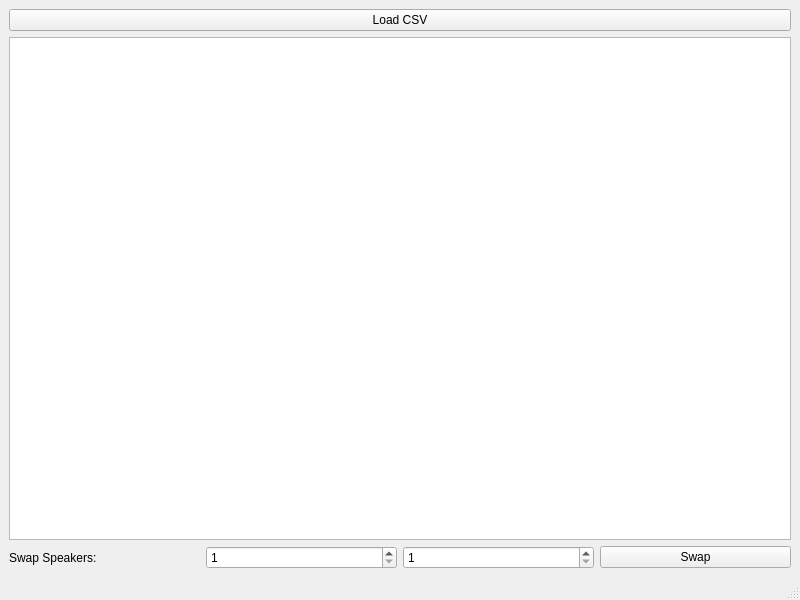
<?xml version="1.0" encoding="UTF-8"?>
<ui version="4.0">
 <class>MainWindow</class>
 <widget class="QMainWindow" name="MainWindow">
  <property name="geometry">
   <rect>
    <x>0</x>
    <y>0</y>
    <width>800</width>
    <height>600</height>
   </rect>
  </property>
  <property name="windowTitle">
   <string>Meeting Scheduler</string>
  </property>
  <widget class="QWidget" name="centralwidget">
   <layout class="QVBoxLayout" name="verticalLayout">
    <item>
     <widget class="QPushButton" name="loadButton">
      <property name="text">
       <string>Load CSV</string>
      </property>
     </widget>
    </item>
    <item>
     <widget class="QTableWidget" name="meetingTable"/>
    </item>
    <item>
     <layout class="QHBoxLayout" name="horizontalLayout">
      <item>
       <widget class="QLabel" name="label">
        <property name="text">
         <string>Swap Speakers:</string>
        </property>
       </widget>
      </item>
      <item>
       <widget class="QSpinBox" name="speaker1SpinBox">
        <property name="minimum">
         <number>1</number>
        </property>
       </widget>
      </item>
      <item>
       <widget class="QSpinBox" name="speaker2SpinBox">
        <property name="minimum">
         <number>1</number>
        </property>
       </widget>
      </item>
      <item>
       <widget class="QPushButton" name="swapButton">
        <property name="text">
         <string>Swap</string>
        </property>
       </widget>
      </item>
     </layout>
    </item>
   </layout>
  </widget>
  <widget class="QMenuBar" name="menubar">
   <property name="geometry">
    <rect>
     <x>0</x>
     <y>0</y>
     <width>800</width>
     <height>22</height>
    </rect>
   </property>
  </widget>
  <widget class="QStatusBar" name="statusbar"/>
 </widget>
 <resources/>
 <connections/>
</ui>
